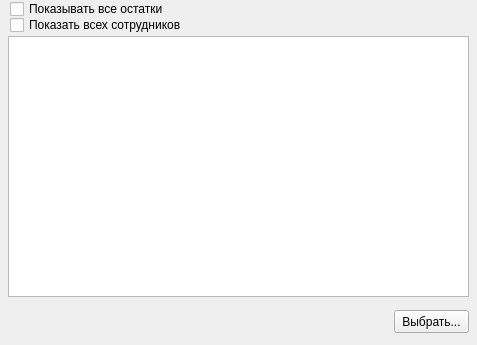
<?xml version="1.0" encoding="UTF-8"?>
<ui version="4.0">
 <class>frmSelect</class>
 <widget class="QWidget" name="frmSelect">
  <property name="geometry">
   <rect>
    <x>0</x>
    <y>0</y>
    <width>477</width>
    <height>345</height>
   </rect>
  </property>
  <property name="windowTitle">
   <string>Form</string>
  </property>
  <widget class="QTableView" name="tableView">
   <property name="geometry">
    <rect>
     <x>8</x>
     <y>36</y>
     <width>461</width>
     <height>261</height>
    </rect>
   </property>
   <property name="editTriggers">
    <set>QAbstractItemView::NoEditTriggers</set>
   </property>
   <property name="selectionBehavior">
    <enum>QAbstractItemView::SelectRows</enum>
   </property>
  </widget>
  <widget class="QPushButton" name="sel_button">
   <property name="geometry">
    <rect>
     <x>394</x>
     <y>310</y>
     <width>75</width>
     <height>23</height>
    </rect>
   </property>
   <property name="text">
    <string>Выбрать...</string>
   </property>
  </widget>
  <widget class="QCheckBox" name="all_ostatki">
   <property name="geometry">
    <rect>
     <x>10</x>
     <y>0</y>
     <width>153</width>
     <height>18</height>
    </rect>
   </property>
   <property name="text">
    <string>Показывать все остатки</string>
   </property>
  </widget>
  <widget class="QCheckBox" name="all_sotr">
   <property name="geometry">
    <rect>
     <x>10</x>
     <y>16</y>
     <width>171</width>
     <height>18</height>
    </rect>
   </property>
   <property name="text">
    <string>Показать всех сотрудников</string>
   </property>
  </widget>
 </widget>
 <resources/>
 <connections/>
</ui>
